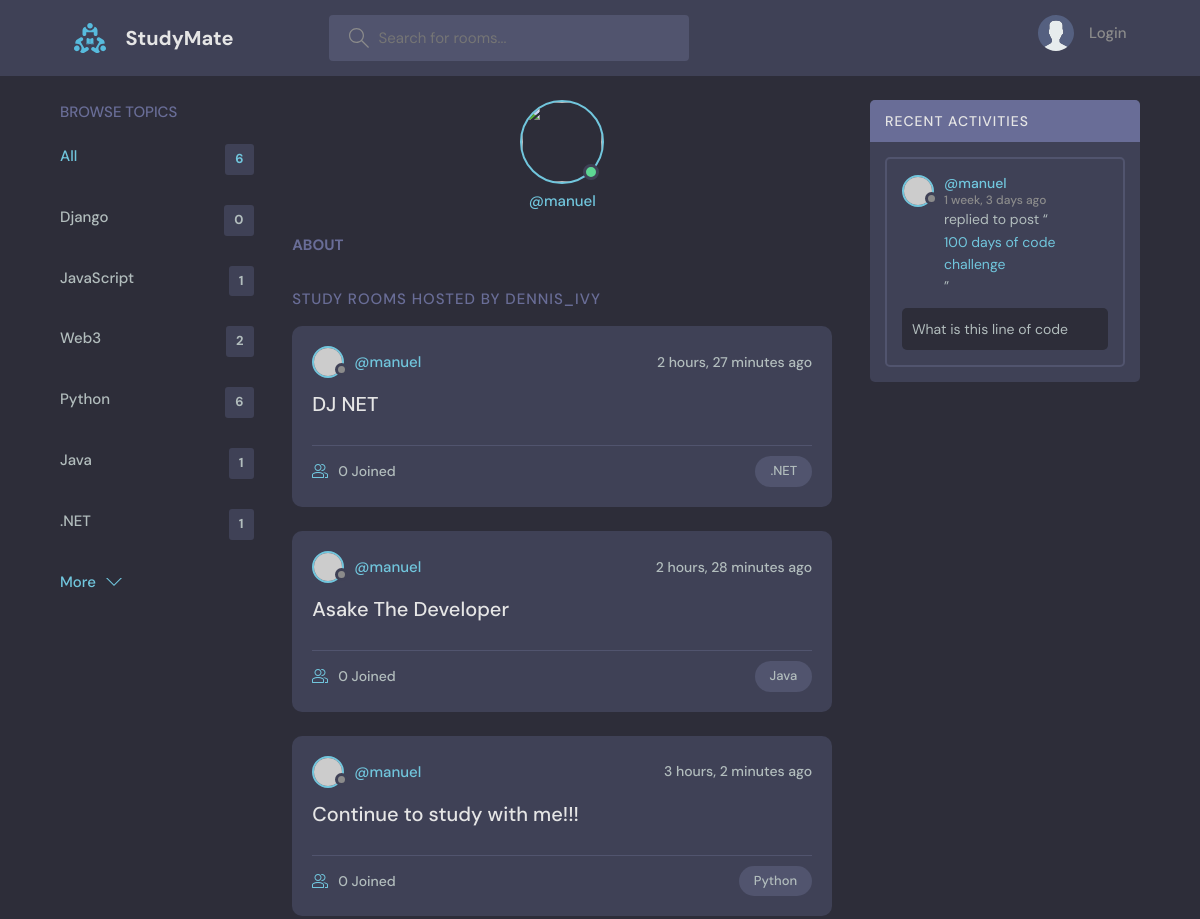
/profile/3/ (upper part), run on an earlier commit of the app's database.
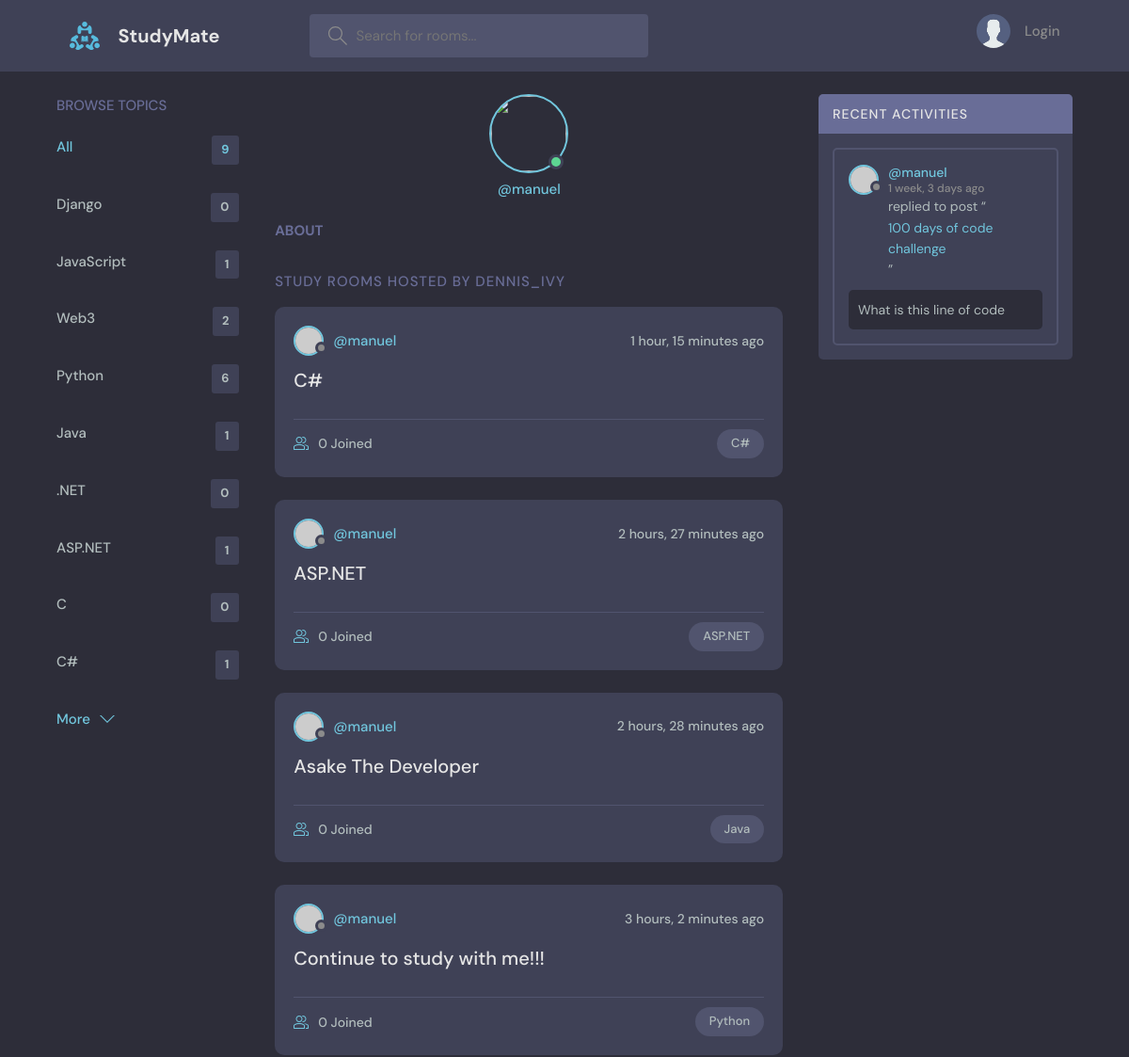
And on a later commit of the database.
### base/models.py (models this page shows, shortened)
class Topic(models.Model):
    name = models.CharField(max_length=200)

class Room(models.Model):
    host = models.ForeignKey(User, on_delete=models.SET_NULL, null=True)
    topic = models.ForeignKey(Topic, on_delete=models.SET_NULL, null=True)
    name = models.CharField(max_length=200)
    description = models.TextField(null=True, blank=True)
    participants = models.ManyToManyField(User, related_name='participants', blank=True)
    updated = models.DateTimeField(auto_now=True)
    created = models.DateTimeField(auto_now_add=True)
    class Meta:
        ordering = ['-updated', '-created']
    def __str__(self):
        return self.name

class Message(models.Model):
    user = models.ForeignKey(User, on_delete=models.CASCADE)
    room = models.ForeignKey(Room, on_delete=models.CASCADE)
    body = models.TextField()
    updated = models.DateTimeField(auto_now=True)
    created = models.DateTimeField(auto_now=True)
    class Meta:
        ordering = ['-updated', '-created']

### base/views.py (the view)
# urls.py: path('profile/<str:pk>/', views.userProfile, name='user-profile'),
def userProfile(request, pk):
    user = User.objects.get(id=pk)
    rooms = user.room_set.all()
    room_messages = user.message_set.all()
    topics = Topic.objects.all()
    context = {'user': user, 'rooms': rooms,
               'room_messages': room_messages, 'topics': topics}
    return render(request, 'base/profile.html', context)

### base/templates/base/profile.html (shortened to what this page needs)
{% extends 'main.html' %}
{% block content %}
<main class="profile-page layout layout--3">
  <div class="container">
    {% include 'base/topics_component.html' %}
    <div class="roomList">
      <div class="profile">
        <div class="profile__avatar">
          <div class="avatar avatar--large active">
            <img src="{{user.avatar.url}}" />
          </div>
        </div>
        <div class="profile__info">
          <p>@{{user.username}}</p>
        </div>
        <div class="profile__about">
          <h3>About</h3>
        </div>
      </div>
      <div class="roomList__header">
        <div>
          <h2>Study Rooms Hosted by dennis_ivy</a>
          </h2>
        </div>
      </div>
      {% include 'base/feed_component.html' %}
    </div>
    {% include 'base/activity_component.html' %}
  </div>
</main>
{% endblock content %}

### base/templates/base/topics_component.html
<div class="topics">
  <div class="topics__header">
    <h2>Browse Topics</h2>
  </div>
  <ul class="topics__list">
    <li>
      <a href="{% url 'home' %}" class="active">All <span>{{topics.count}}</span></a>
    </li>
{% for topic in topics %}
    <li>
      <a href="{% url 'home' %}?q={{topic.name}}">{{topic.name}}<span>{{topic.room_set.all.count}}</span></a>
    </li>
    {% endfor %}
  </ul>
  <a class="btn btn--link" href="topics.html">
    More
    <svg
      version="1.1"
      xmlns="http://www.w3.org/2000/svg"
      width="32"
      height="32"
      viewBox="0 0 32 32"
    >
      <title>chevron-down</title>
      <path d="M16 21l-13-13h-3l16 16 16-16h-3l-13 13z"></path>
    </svg>
  </a>
</div>

### base/templates/base/feed_component.html (shortened to what this page needs)
{% for room in rooms %}
<div class="roomListRoom">
  <div class="roomListRoom__header">
    <a
      href="{% url 'user-profile' room.host.id %}"
      class="roomListRoom__author"
    >
      <div class="avatar avatar--small">
        <img src="https://randomuser.me/api/portraits/women/11.jpg" />
      </div>
      <span>@{{room.host.username}}</span>
    </a>
    <div class="roomListRoom__actions">
      <span>{{room.created|timesince}} ago</span>
    </div>
  </div>
  <div class="roomListRoom__content">
    <a href="{% url 'room' room.id %}">{{room.name}}</a>
  </div>
  <div class="roomListRoom__meta">
    <a href="{% url 'room' room.id %}" class="roomListRoom__joined">
      {{room.participants.all.count}} Joined
    </a>
    <p class="roomListRoom__topic">{{room.topic.name}}</p>
  </div>
</div>
{% endfor %}

### base/templates/base/activity_component.html (shortened to what this page needs)
<div class="activities">
  <div class="activities__header">
    <h2>Recent Activities</h2>
  </div>
{% for message in room_messages %}
  <div class="activities__box">
    <div class="activities__boxHeader roomListRoom__header">
      <a href="{% url 'user-profile' message.user.id %}" class="roomListRoom__author">
        <div class="avatar avatar--small">
          <img src="https://randomuser.me/api/portraits/women/11.jpg" />
        </div>
        <p>
          @{{message.user}}
          <span>{{message.created|timesince}} ago</span>
        </p>
      </a>
    </div>
    <div class="activities__boxContent">
      <p>
        replied to post “<a href="{% url 'room' message.room.id %}">{{message.room}}</a
        >”
      </p>
      <div class="activities__boxRoomContent">
        {{message.body}}
      </div>
    </div>
  </div>
  {% endfor %}
</div>

What changed in the data, as far as the page shows it:
computed for Topic ".NET": room_set.all.count "1" → "0"
added Topic: name "ASP.NET", room_set.all.count "1"
added Topic: name "C", room_set.all.count "0"
added Topic: name "C#", room_set.all.count "1"
added Room: host.username "manuel", created "1 hour, 15 minutes", name "C#", participants.all.count "0", topic.name "C#"
changed Room: name "DJ NET" → "ASP.NET"; topic.name ".NET" → "ASP.NET"
Also different on the page:
{{ topics.count }}: "6" → "9"
